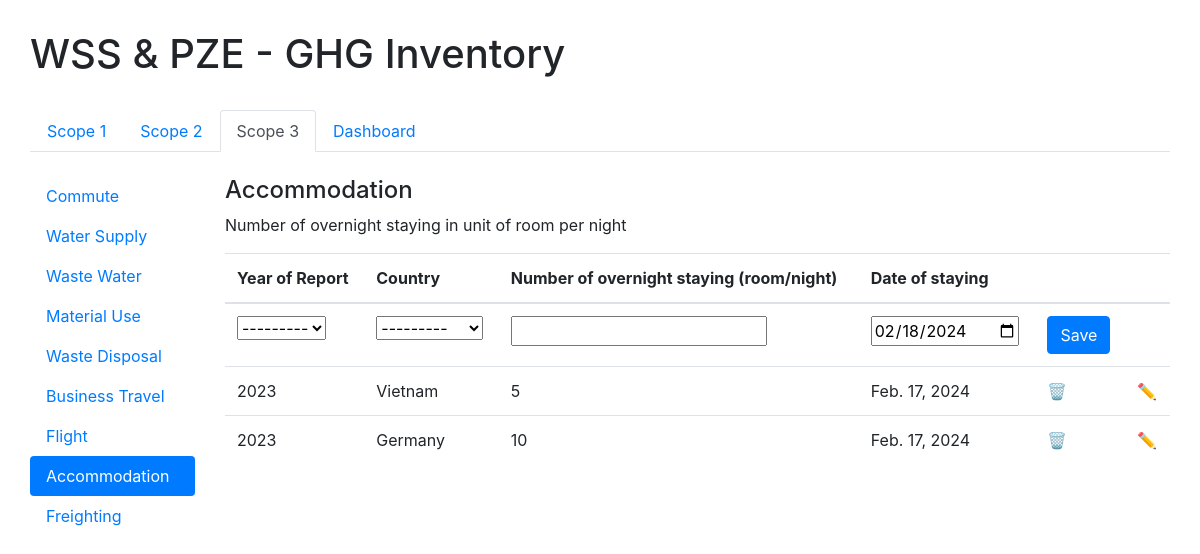
The page /ghg/scope3/accommodation/ on the database its author committed.
### ghg_inventory/models.py (models this page shows)
class Accommodation(models.Model):
    inventory_year = models.ForeignKey(Inventory_Year, on_delete=models.CASCADE)
    ACCOMMODATION_CHOICES = [
        ('Vietnam', 'Vietnam'),
        ('Germany', 'Germany'),
        ('Hong Kong', 'Hong Kong'),
        ('Singapore', 'Singapore'),
        ('Thailand', 'Thailand'),
        ('Malaysia', 'Malaysia'),
    ]
    country = models.CharField(max_length=40, choices=ACCOMMODATION_CHOICES)
    night = models.IntegerField(validators=[MinValueValidator(0)])
    date = models.DateField()
    emission = models.FloatField()

class Inventory_Year(models.Model):
    year_choices = [(year, year) for year in range(2023, 2030)]
    year = models.IntegerField(choices=year_choices)
    def __str__(self):
        return str(self.year)

### ghg_inventory/views.py (the view, shortened to what this page needs)
# urls.py: path('scope3/accommodation/', views.accommodation, name='accommodation'),
def accommodation(request):
    accommodation = Accommodation_Form(prefix='accommodation')
    accommodations = Accommodation.objects.all()
    context_accommodation = {'accommodation': accommodation, 'accommodations': accommodations}
    return render(request, 'ghg_inventory/scope3_accommodation.html', context_accommodation)

### ghg_inventory/forms.py
class Accommodation_Form(forms.ModelForm):
    class Meta:
        model = Accommodation
        fields = ['inventory_year', 'country',  'night', 'date']
        widgets = {
            'date': forms.DateInput(attrs={'type': 'date', 'value': timezone.now().date()}),
        }

### ghg_inventory/templates/ghg_inventory/scope3_accommodation.html (shortened to what this page needs)
{% extends 'ghg_inventory/base_scope3.html' %}
{% block content %}
    <div class="row">
        <div class="col-2">
            <ul class="nav nav-pills flex-column">
                <li class="nav-item">
                    <a class="nav-link " href="{% url 'commute' %}">Commute</a>
                </li>
                <li class="nav-item">
                    <a class="nav-link "  href="{% url 'water' %}">Water Supply</a>
                </li>
                <li class="nav-item">
                    <a class="nav-link " href="{% url 'wastewater' %}">Waste Water</a>
                </li>
                <li class="nav-item">
                    <a class="nav-link"  href="{% url 'material' %}">Material Use</a>
                </li>
                <li class="nav-item">
                    <a class="nav-link "  href="{% url 'disposal' %}">Waste Disposal</a>
                </li>
                <li class="nav-item">
                    <a class="nav-link "  href="{% url 'travel' %}">Business Travel</a>
                </li>
                <li class="nav-item">
                    <a class="nav-link "  href="{% url 'flight' %}"> Flight </a>
                </li>
                <li class="nav-item">
                    <a class="nav-link active "  href="{% url 'accommodation' %}">Accommodation</a>
                </li>
                <li class="nav-item">
                    <a class="nav-link "  href="{% url 'freighting' %}">Freighting</a>
                </li>
            </ul>
        </div>
        <div class="col">
            <h4> Accommodation</h4>
            <p>Number of overnight staying in unit of room per night</p>
            <form method="post">
            <table class="table table-hover">
                <thead>
                    <tr>
                        <th>Year of Report</th>
                        <th>Country</th>
                        <th>Number of overnight staying (room/night)</th>
                        <th>Date of staying</th>
                        <th></th>
                        <th></th>
                    </tr>
                </thead>
                <tbody>
                    <tr>
                        <td> {{ accommodation.inventory_year }} </td>
                        <td>{{ accommodation.country}}</td>
                        <td>{{ accommodation.night}}</td>
                        <td>{{ accommodation.date}}</td>
                        <td><button type="submit" class="btn btn-primary">Save</button></td>
                        <td></td>
                    </tr>
                        {% for item in accommodations %}
                            <tr>
                                <td>{{ item.inventory_year }}</td>
                                <td>{{ item.country}}</td>
                                <td>{{ item.night}}</td>
                                <td>{{ item.date}}</td>
                                <td><a href="{% url 'accommodation_delete' item.id %}">🗑️</a></td>
                                <td><a href="{% url 'accommodation_update' item.id %}">✏️</a></td>
                            </tr>
                        {% endfor %}
                </tbody>
            </table>
            </form>
        </div>
    </div>
{% endblock %}

### rows shown on the page
Accommodation: inventory_year "2023", country "Vietnam", night "5", date "Feb. 17, 2024"
Accommodation: inventory_year "2023", country "Germany", night "10", date "Feb. 17, 2024"
